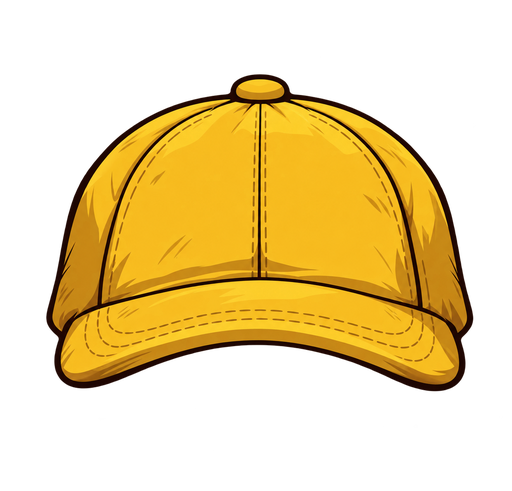
#> input picture Assets/ART/Lineup/Cap.png, 512 x 491 px; its folder holds 6 pictures in this run
$ python make_lineup_icons.py
#> lines starting #> are read from the running program, lines starting #| are printed output that depends on the picture
"""Makes the suspect lineup's art in Assets/ART/Lineup: the clue icons, one for each thing a suspect
can carry, made from the item pictures themselves (Cap, Beanie, Mask, Glasses, FaceMask, Mustache,
Newspaper, Gloves, Bag, drawn by Codex; HAT shows both hats), and the tick and cross badges.
It also makes the wall panel's backdrop (WallBackground.png): the game wall's back layer
(Assets/ART/BG/WallPlay/BG.png) blurred hard and darkened, since that layer alone has a blurred patch
where the board goes and a hard window frame that look cut off without the pieces laid over it.
It also draws the clue card's background (Card.png, a white box with round corners, 9-sliced
by CARD_BORDER in its import settings), the cream strip with a dark rim behind the items over a
suspect's head (Pill.png, 9-sliced the same way) and the reveal's soft spotlight (Spotlight.png).

Run again after changing anything below:  python Tools/Lineup/make_lineup_icons.py
Needs Pillow.
"""
import os

import numpy as np
from PIL import Image, ImageDraw, ImageFilter

ROOT = os.path.abspath(os.path.join(os.path.dirname(__file__), "..", ".."))
OUT = os.path.join(ROOT, "Assets", "ART", "Lineup")
SIZE = 256

# Icons made from the overlay pictures in OUT.
FROM_OVERLAY = {"Icon_Cap": "Cap", "Icon_Beanie": "Beanie", "Icon_Bag": "Bag", "Icon_Mask": "Mask", "Icon_Glasses": "Glasses", "Icon_FaceMask": "FaceMask",
                "Icon_Mustache": "Mustache", "Icon_Newspaper": "Newspaper", "Icon_Gloves": "Gloves"}


def fit(picture):
    """Crops to what is drawn and centres it on a square transparent canvas with a margin."""
    picture = picture.crop(picture.getbbox())
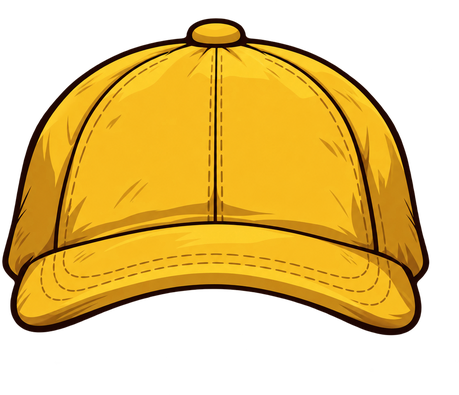
#> picture: PIL image 459x395 RGBA; mean R, G, B, A 114.4, 84.9, 14.5, 137.6; transparent parts drawn white
    scale = (SIZE * 0.86) / max(picture.size)
#> scale = 0.48
    picture = picture.resize((max(1, int(picture.width * scale)), max(1, int(picture.height * scale))), Image.LANCZOS)
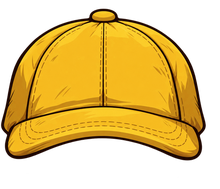
#> picture: PIL image 220x189 RGBA; mean R, G, B, A 114, 84.6, 14.5, 137.6; transparent parts drawn white
    canvas = Image.new("RGBA", (SIZE, SIZE), (0, 0, 0, 0))
#> canvas: PIL image 256x256 RGBA; every value is 0
    canvas.alpha_composite(picture, ((SIZE - picture.width) // 2, (SIZE - picture.height) // 2))
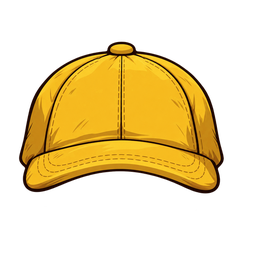
#> canvas: PIL image 256x256 RGBA; mean R, G, B, A 72.3, 53.7, 9.2, 87.3; transparent parts drawn white
    return canvas


# [17 lines left out: function badge, not called in this run]


CARD_SIZE = 128
CARD_BORDER = 40


# [32 lines left out: functions card, pill, spotlight, wall_background, not called in this run]


def save(name, picture):
    os.makedirs(OUT, exist_ok=True)
    picture.save(os.path.join(OUT, name + ".png"))
    print("wrote", name)


if __name__ == "__main__":
    for name, overlay in FROM_OVERLAY.items():
        save(name, fit(Image.open(os.path.join(OUT, overlay + ".png")).convert("RGBA")))
#> pass 2 of the loop `for name, overlay in FROM_OVERLAY.items():`:
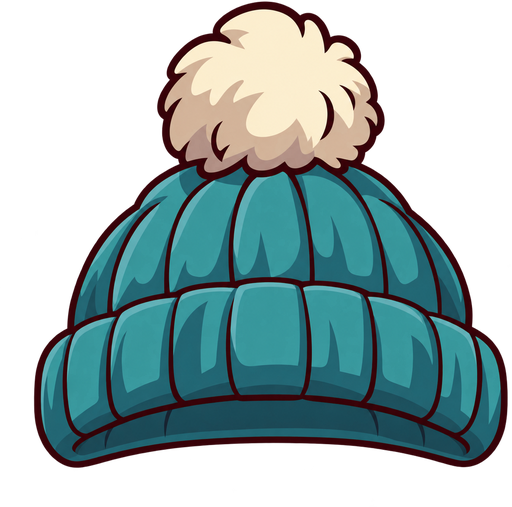
#> input picture Assets/ART/Lineup/Beanie.png, 512 x 507 px
#> in fit (call 2), `picture = picture.resize((max(1, int(picture.width * scale)), max(1, i..`:
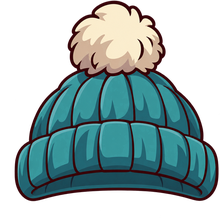
#> picture: PIL image 220x218 RGBA; mean R, G, B, A 44.3, 64, 64.9, 138.2; transparent parts drawn white
#> in fit (call 2), `canvas.alpha_composite(picture, ((SIZE - picture.width) // 2, (SIZE - ..`:
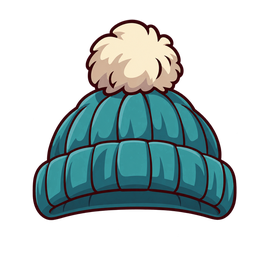
#> canvas: PIL image 256x256 RGBA; mean R, G, B, A 32.4, 46.8, 47.5, 101.1; transparent parts drawn white
#> pass 3 of the loop `for name, overlay in FROM_OVERLAY.items():`:
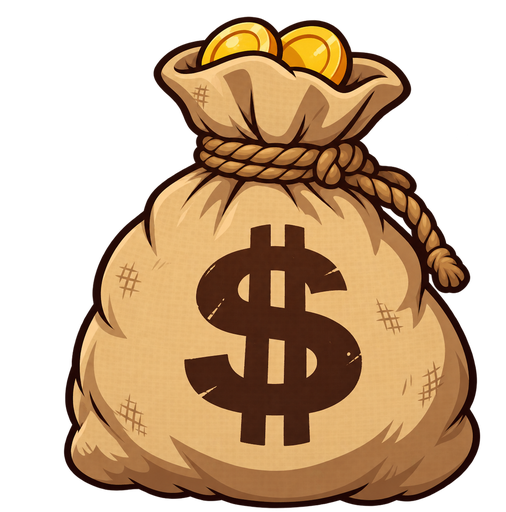
#> input picture Assets/ART/Lineup/Bag.png, 506 x 512 px
#> in fit (call 3), `picture = picture.resize((max(1, int(picture.width * scale)), max(1, i..`:
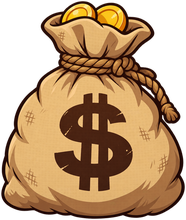
#> picture: PIL image 186x220 RGBA; mean R, G, B, A 117.6, 85.1, 50.6, 179.7; transparent parts drawn white
#> in fit (call 3), `canvas.alpha_composite(picture, ((SIZE - picture.width) // 2, (SIZE - ..`:
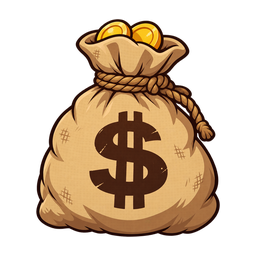
#> canvas: PIL image 256x256 RGBA; mean R, G, B, A 73.4, 53.1, 31.6, 112.2; transparent parts drawn white
#> (the run stopped early here; a loop or call above may not have finished)
